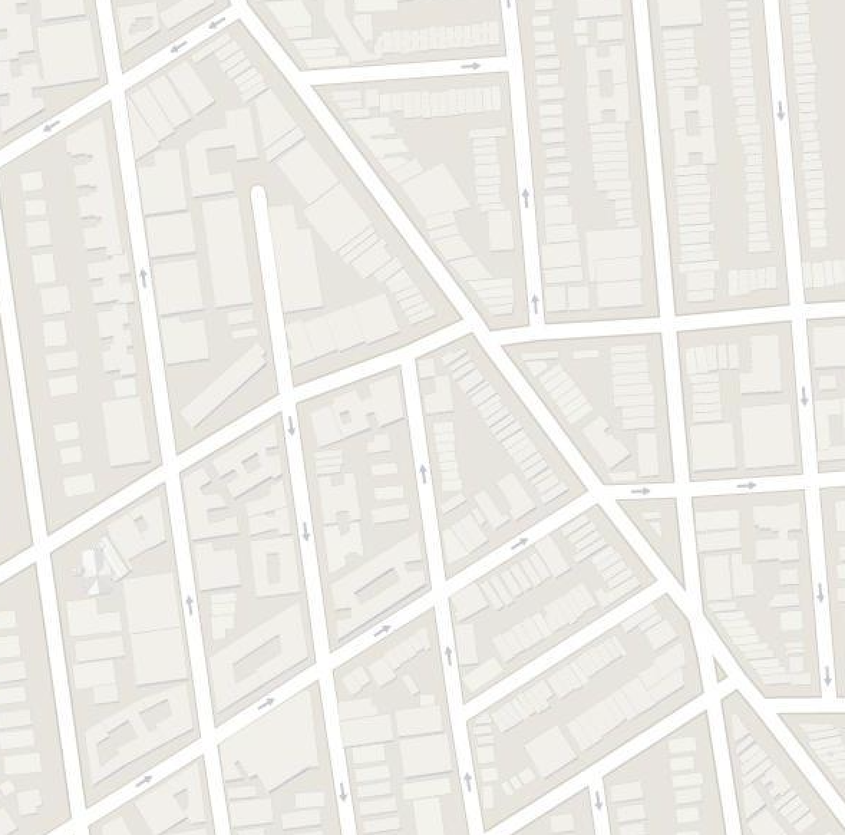
#> input picture CornerDect/Test.png, 845 x 835 px, shrunk from 1178 x 1164 before the run
$ python poly.py
#> lines starting #> are read from the running program, lines starting #| are printed output that depends on the picture; after the words box and inside, x2 and y2 are one past the last pixel; in counts of white or black regions, pixels touching at a corner belong together
import numpy as np
import cv2
from matplotlib import pyplot as plt

# read the image
img = cv2.imread('Test.png')
#> img is the input picture: shape (835, 845, 3); mean B, G, R 230.7, 235.7, 237.4

# convert image to gray scale image
gray = cv2.cvtColor(img, cv2.COLOR_BGR2GRAY)

# detect corners with the goodFeaturesToTrack function.
corners = cv2.goodFeaturesToTrack(gray, 27, 0.04, 100)
#> corners = 27 rows, first 8: [224, 18], [737, 486], [341, 783], [525, 189], [374, 635], [422, 465], [289, 416], [536, 313]
corners = np.int0(corners)

# we iterate through each corner,
# making a circle at each point that we think is a corner.
for i in corners:
    x, y = i.ravel()
    cv2.circle(img, (x, y), 3, 255, -1)
#> this loop made 27 passes
#> (x, y) on passes 1 to 12: (224, 18), (737, 486), (341, 783), (525, 189), (374, 635), (422, 465), (289, 416), (536, 313), (803, 387), (150, 777), (304, 522), (467, 773)
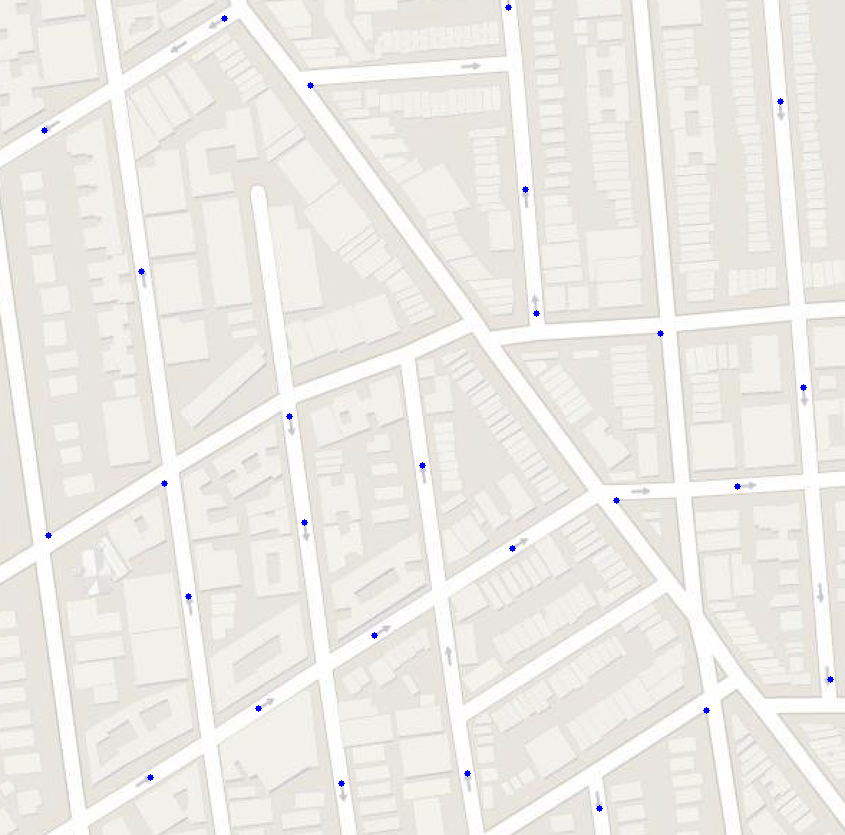
#> img: shape (835, 845, 3); 0.11% of pixels changed, all inside (x1, y1, x2, y2) = (41, 4, 834, 812)

plt.imshow(img), plt.show()

$ run again, with CornerDect/509actual.png copied over CornerDect/Test.png
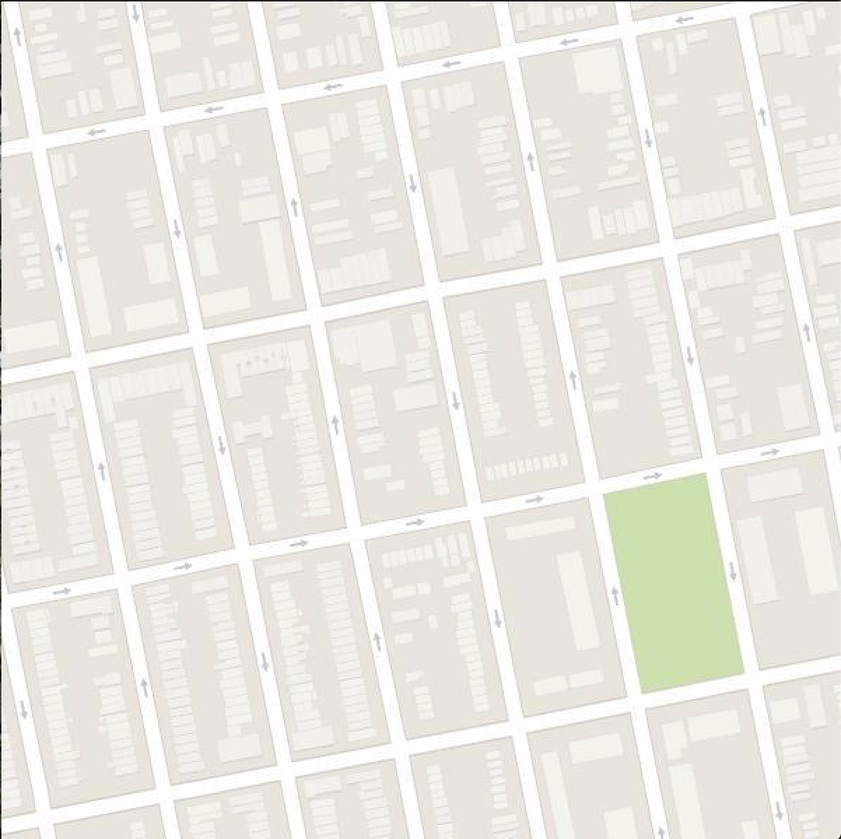
#> input picture CornerDect/509actual.png, 841 x 839 px, shrunk from 1202 x 1200 before the run
#> img is the input picture: shape (839, 841, 3); mean B, G, R 227.5, 233.9, 235.2
#> `gray = cv2.cvtColor(img, cv2.COLOR_BGR2GRAY)`:
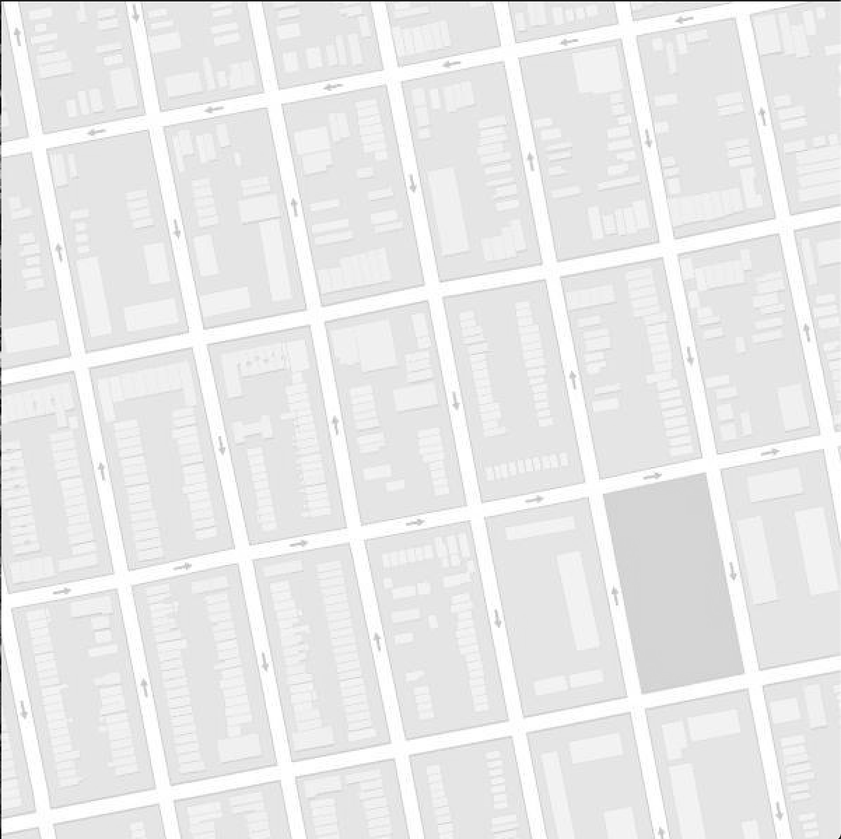
#> gray: shape (839, 841); min 0, max 255, mean 233.7
#> corners = 27 rows, first 8: [2, 2], [839, 837], [508, 3], [616, 605], [630, 3], [733, 579], [649, 146], [53, 593]
#> the loop `for i in corners:` made 27 passes
#> after the loop `for i in corners:`:
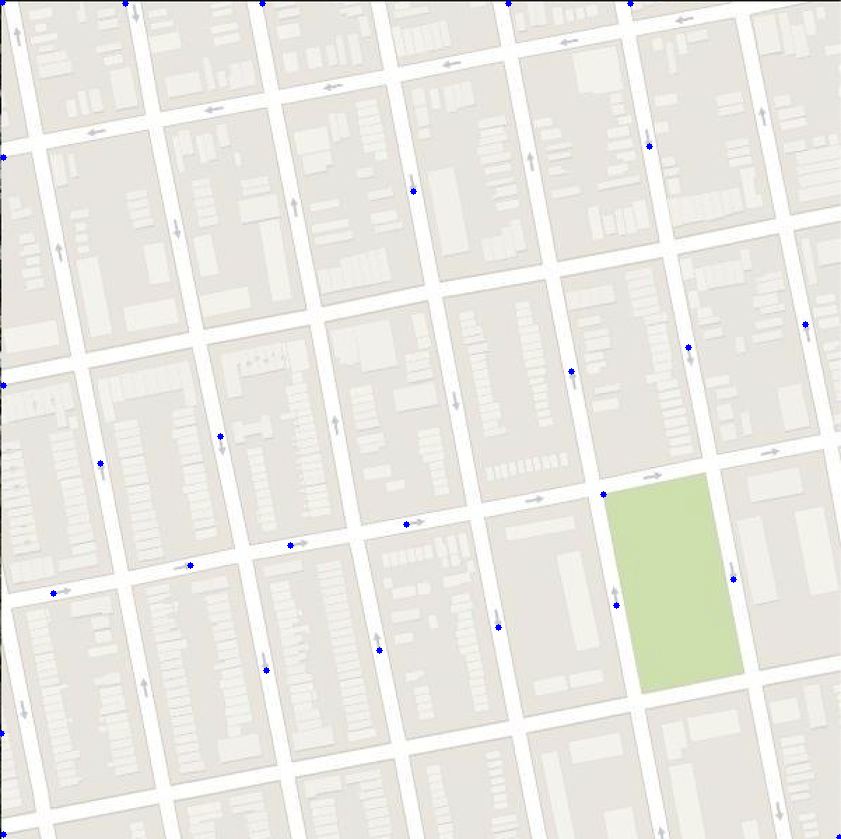
#> img: shape (839, 841, 3); 0.11% of pixels changed, all inside (x1, y1, x2, y2) = (0, 0, 841, 839)

$ run again, with CornerDect/509.jpg saved as CornerDect/Test.png
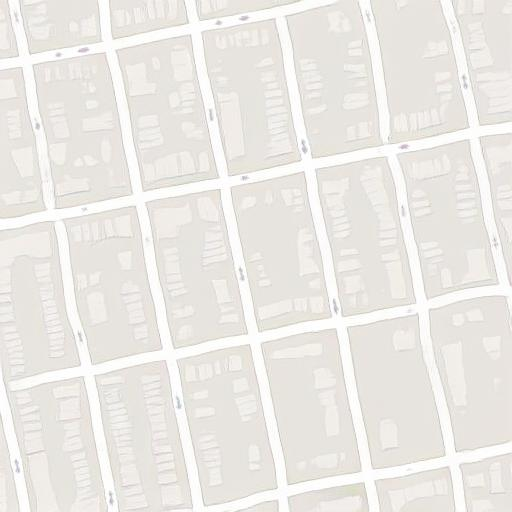
#> input picture CornerDect/509.jpg, 512 x 512 px
#> img is the input picture: shape (512, 512, 3); mean B, G, R 228.8, 233.2, 235.8
#> corners = 19 rows, first 8: [78, 51], [243, 177], [216, 23], [456, 451], [400, 147], [111, 503], [81, 341], [16, 459]
#> the loop `for i in corners:` made 19 passes
#> after the loop `for i in corners:`:
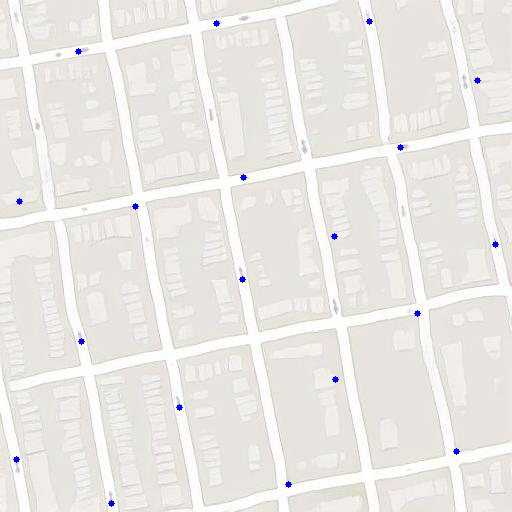
#> img: shape (512, 512, 3); 0.21% of pixels changed, all inside (x1, y1, x2, y2) = (13, 18, 499, 507)
